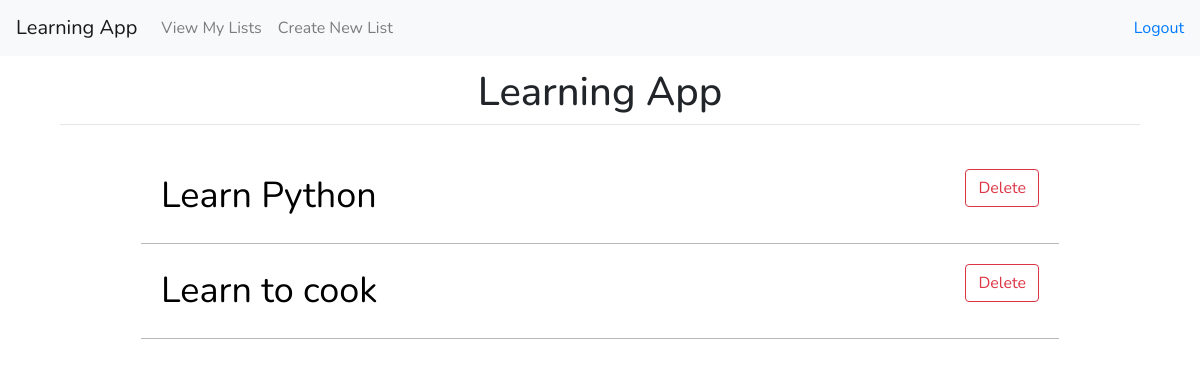
Page /view/ (signed in) on the committed database.
### main/models.py (models this page shows, shortened)
class ToDoList(models.Model):
	user = models.ForeignKey(User, on_delete = models.CASCADE, related_name = "todolist", null = True)  # <--- added
	name = models.CharField(max_length = 200)

### main/views.py (the view, shortened to what this page needs)
# urls.py: path("view/", views.view, name = "view"),  # <-- added
def view(response):
    message = False
    return render(response, "main/view.html", {'message_name': message})

### main/templates/main/view.html (shortened to what this page needs)
{% extends 'main/base.html' %}
{% block content %}
	{% if user.is_authenticated %}
		<form method="post", action="#">
			<ul class="list-group">
				{% for l in user.todolist.all %}
					<li class="d-flex no-block card-body view-list"></i>
						<a href="/{{l.id}}" class="m-b-0 font-medium p-0 list-link" data-abc="true">{{l.name}}</a>
						<div class="ml-auto">
							<div class="tetx-right">
								<button name="delete", value={{l.id}} type="submit" class="btn btn-outline-danger">Delete</button>
							</div>
						</div>
					</li>
				{% endfor %}
			</ul>
		</form>
	{% else %}
		<h3>Login <a href="/login">Here</a></h3>
	{% endif %}
{% endblock %}

### static/css/style.css (style rules this page uses)
body { padding-top: 60px; padding: 5%; text-align: center; }
.view-list { border-bottom: 1px solid rgb(184, 184, 184); }
.list-link { font-size:3vw; color: rgb(0, 0, 0); }
.list-group { width: 85%; margin-right: auto; margin-left: auto; }

### main/templates/main/base.html (style rules this page uses)
* { font-family: 'Nunito', sans-serif; }

### rows in the picture
ToDoList: name "Learn Python", {{ l.id }} 91 (drawn)
ToDoList: name "Learn to cook", {{ l.id }} 92 (drawn)
